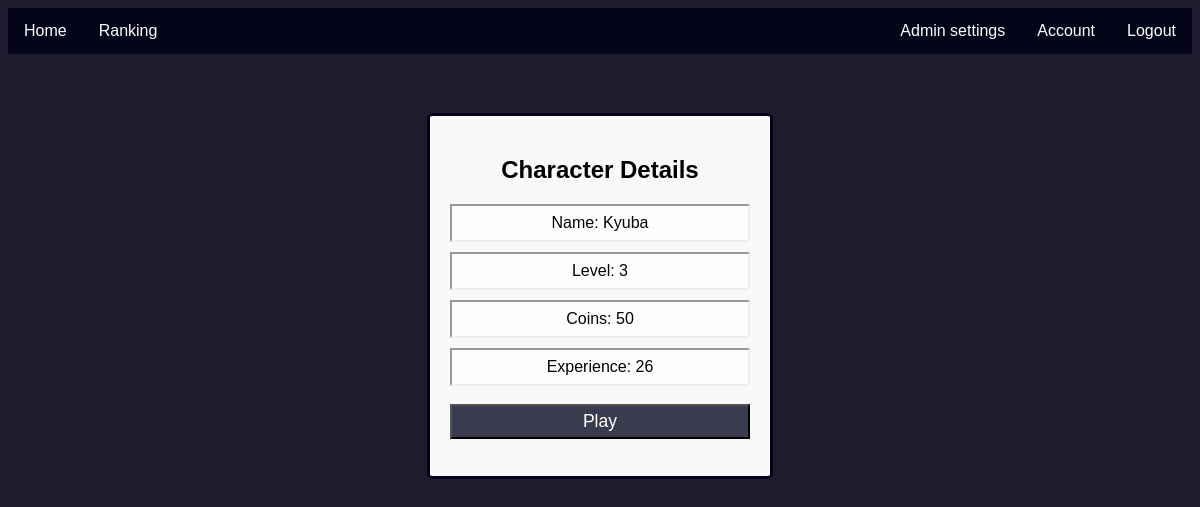
Screenshot of /account/index.php (signed in) with the database file from the repository.
### tables this page shows
CREATE TABLE `characters` (
  `id` int(255) NOT NULL,
  `name` varchar(60) NOT NULL,
  `level` int(255) NOT NULL,
  `exp` int(255) NOT NULL,
  `coins` int(255) NOT NULL,
  `weaponsid` int(11) DEFAULT NULL,
  `attack` int(255) NOT NULL,
  `health` int(255) NOT NULL,
  `maxhealth` int(255) NOT NULL,
  `defense` int(255) NOT NULL,
  `potion` int(60) NOT NULL,
  `consumable` int(60) NOT NULL,
  `duel_won` int(10) NOT NULL DEFAULT 0
);

### account/index.php (the view, shortened to what this page needs)
<?php
try {
    require_once("../data/db.php");
    $char_id = $_SESSION["char_id"];
    $sql = "SELECT * FROM Characters WHERE id = :id";
    $stmt = $pdo->prepare($sql);
    $stmt->bindParam(":id", $char_id);
    if (!$stmt->execute()) {
        throw new Exception();
    }
    $character = $stmt->fetch();
} catch (Exception) {
    echo "Błąd bazy danych.";
}
?>
<!DOCTYPE html>
<html>
<head>
    <link rel="stylesheet" href="../styles/style.css">
    <link rel="stylesheet" href="../styles/account.css">
</head>
<body>
    <?php require_once("../other/navbar.php") ?>
    <div class="main-window">
        <h2>Character Details</h2>
        <div class=details-container>
            <article class="detail">
                <label> Name: </label>
                <p><?php echo $character["name"]; ?></p>
            </article>
            <article class="detail">
                <label> Level: </label>
                <p><?php echo $character["level"]; ?></p>
            </article>
            <article class="detail">
                <label> Coins: </label>
                <p><?php echo $character["coins"]; ?></p>
            </article>
            <article class="detail">
                <label> Experience: </label>
                <p><?php echo $character["exp"]; ?></p>
            </article>
        </div>
        <button onclick="window.location.href='../game/index.php'">Play</button>
    </div>
</body>
</html>

### styles/style.css (style rules this page uses)
body { background-color: #1F1B2E; font-family: Arial, sans-serif; color: #ffffff; }
.main-window { width: 300px; margin: 5% auto; padding: 20px; border: 3px solid #040418; border-radius: 5px; background-color: #f9f9f9; color: black; text-align: center; }
button { display: block; width: 60%; margin: 1em auto; padding: 0 0 0px 0; height: 2em; font-size: 1.1rem; background-color: #3b3b4f; border-color: black; min-width: 300px; color: white; }

### styles/account.css (style rules this page uses)
.detail { border: 2px inset; margin: 10px auto; background-color: #ffffffd0; }
.detail p { display: inline-block; margin-top: 8px; margin-bottom: 8px; }

### rows the page displays
characters: name "Kyuba", level "3", coins "50", exp "26"
